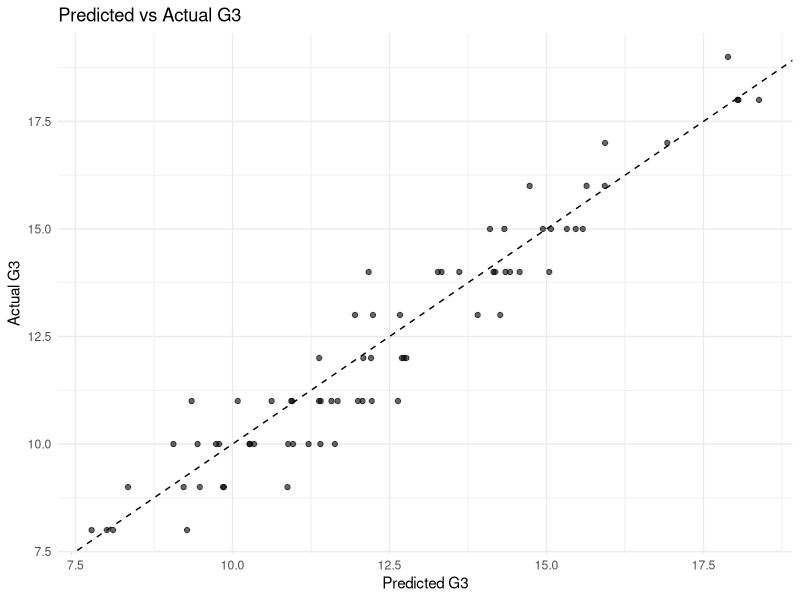

Here is the R script that generated this plot:
allData<-read.csv("student-mat.csv", sep=";", header=TRUE)

purgeData<-subset(allData, absences<=20 & higher=="yes" & G3>0 & school=="GP")
purgeData<-purgeData[,-1]
df.train<-purgeData[1:ceiling((nrow(purgeData)*(3/4))),]
df.test<-purgeData[((ceiling(nrow(purgeData)*(3/4)))+1):nrow(purgeData),]

# 載入必要套件
library(tidyverse)
library(caret)

# 1. 轉換類別變數為 factor
cat_vars <- c("sex","address","famsize","Pstatus",
              "Mjob","Fjob","reason","guardian",
              "schoolsup","famsup","paid","activities",
              "nursery","higher","internet","romantic")
df.train[cat_vars] <- lapply(df.train[cat_vars], as.factor)
df.test[cat_vars] <- lapply(df.test[cat_vars], as.factor)

# 移除只含單一層級的因子變數
factor_vars <- names(df.train)[sapply(df.train, is.factor)]
single_level_vars <- factor_vars[sapply(df.train[factor_vars], nlevels) < 2]
if (length(single_level_vars) > 0) {
  df.train <- df.train[, !(names(df.train) %in% single_level_vars)]
  df.test <- df.test[, !(names(df.test) %in% single_level_vars)]
}
# 移除測試集中的未使用層級
df.test <- droplevels(df.test)

# 2. 建立多元線性回歸模型 (以所有變數預測 G3)
model <- lm(G3 ~ ., data = df.train)

# 檢視模型摘要，確認係數、R²、p-value 等
summary(model)

# 3. 在測試集上做預測
pred <- predict(model, newdata = df.test)

# 計算 RMSE（評估模型在測試集的誤差）
rmse <- sqrt(mean((df.test$G3 - pred)^2))
cat("Test RMSE:", round(rmse, 3), "\n")

# 計算測試集 R²
r2 <- cor(df.test$G3, pred)^2
cat("Test R-squared:", round(r2, 3), "\n")

# 計算訓練集RMSE
trainRMSE <- sqrt(mean((df.train$G3 - predict(model, newdata = df.train))^2))
cat("Train RMSE:", round(trainRMSE, 3), "\n")

# 計算訓練集 R²
trainR2 <- cor(df.train$G3, predict(model, newdata = df.train))^2
cat("Train R-squared:", round(trainR2, 3), "\n")

# （可選）畫出預測值 vs 真實值的散佈圖，檢查模型效果
p<-ggplot(df.test, aes(x = pred, y = G3)) +
  geom_point(alpha = 0.6) +
  geom_abline(intercept = 0, slope = 1, linetype = "dashed") +
  labs(title = "Predicted vs Actual G3",
       x = "Predicted G3",
       y = "Actual G3") +
  theme_minimal()

print(p)

# 4. 讓使用者輸入自己的變數值，留空以中位數(數值)或眾數(類別)補上，並預測 G3
predict_vars <- setdiff(names(df.train), "G3")
cat("請依序輸入以下變數的值，一行一個，留空則以中位數(數值)或眾數(類別)補上：\n")
user_input <- list()
for (var in predict_vars) {
  if (is.numeric(df.train[[var]])) {
    med <- median(df.train[[var]], na.rm = TRUE)
    val <- readline(sprintf("%s (numeric) [默認 %s]: ", var, med))
    if (val == "" || is.na(val)) {
      user_input[[var]] <- med
    } else {
      user_input[[var]] <- as.numeric(val)
    }
  } else if (is.factor(df.train[[var]])) {
    levs <- levels(df.train[[var]])
    mode_val <- names(sort(table(df.train[[var]]), decreasing = TRUE))[1]
    cat(sprintf("%s (categorical)，可選值: %s [默認 %s]\n", var, paste(levs, collapse = "/"), mode_val))
    val <- readline(sprintf("%s: ", var))
    if (!(val %in% levs)) {
      user_input[[var]] <- mode_val
    } else {
      user_input[[var]] <- val
    }
  }
}
new_df <- as.data.frame(user_input, stringsAsFactors = FALSE)
# 將類別變數轉回 factor 並設定 levels
for (var in predict_vars) {
  if (is.factor(df.train[[var]])) {
    new_df[[var]] <- factor(new_df[[var]], levels = levels(df.train[[var]]))
  }
}
pred_user <- predict(model, newdata = new_df)
cat("預測的 G3 分數為:", round(pred_user, 1), "\n")